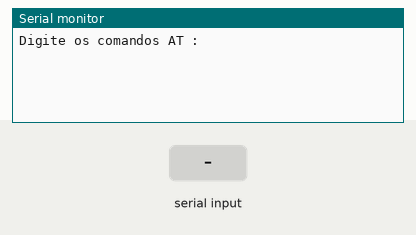
Simulated run of this sketch. Board: Arduino Mega 2560, built with avr-gcc and run on an emulated ATmega2560. Parts: the last lines printed to the serial monitor. Inputs (shaded band) come from the test bench.

Above: at 2.8 s.
2.9 s: "s" received over the second serial link
At 4.0 s:
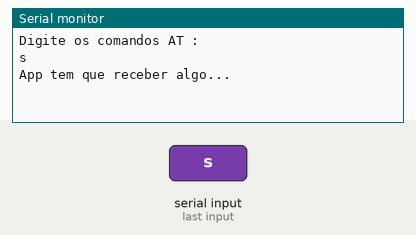
4.5 s: "l" received over the second serial link
At 6.2 s:
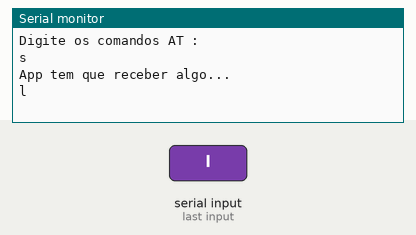
6.5 s: "1" received over the second serial link
At 8.6 s:
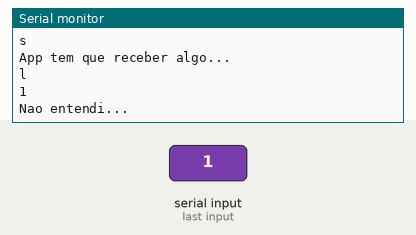

Measured:
- after the input at 2.9 s, the serial monitor: prints a new line after 0.10 s (image 1)
- after the input at 4.5 s, the serial monitor: prints a new line after 0.53 s (image 2)
- after the input at 6.5 s, the serial monitor: prints a new line after 0.57 s (image 3)

The sketch:

bluetoothArduino.ino
```cpp
//Programa : Modulo bluetooth HC-06 - Configuracao

//Carrega a biblioteca SoftwareSerial
#include <SoftwareSerial.h>

//Define os pinos para a serial  (RX, TX)
SoftwareSerial MinhaSerial(50, 51);
String command = "";
float valor = 0.50;
void setup()
{
  //Inicia a serial
  Serial.begin(115200);
  Serial.println("Digite os comandos AT :");
  //Inicia a serial configurada nas portas 6 e 7
  MinhaSerial.begin(9600);
}

void loop()
{
  if (MinhaSerial.available())
  {
    while (MinhaSerial.available())
    {
      command += (char)MinhaSerial.read();
    }
    Serial.println(command);
    //MinhaSerial.println("Voce digitou " + command);
    if(command == "s"){
      Serial.println("App tem que receber algo...");
      MinhaSerial.write("Seu saldo é de: R$");
      MinhaSerial.println(valor);

    } else if (command == "l") {
       MinhaSerial.println("Valor está zerado e cofre pode ser aberto");
       valor = 0.0;
    } else {
      Serial.println("Nao entendi...");
      MinhaSerial.println("Naao entendi o comando");
      }

    command = "";
  }
valor++;
delay(1000);
 /* if (Serial.available())
  {
    delay(500);
    MinhaSerial.write(Serial.read());
    MinhaSerial.println("Faustop");
  }*/
}
```
